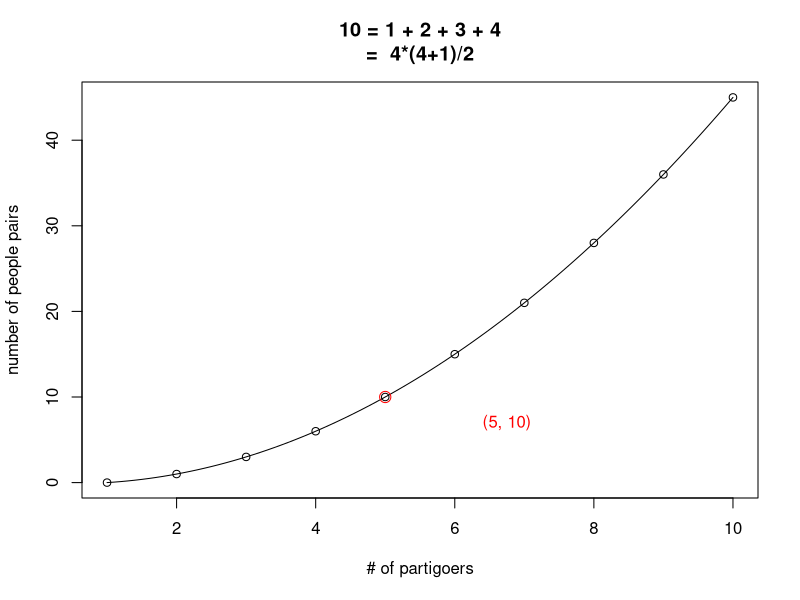

This chart was generated by the following R code:

# TRIANGLE NUMBER GRAPH
plot(Num<-1:10,  Num*(Num-1)/2, xlab="# of partigoers", 
     ylab="number of people pairs")

lines(Num<-seq(1,10, by=0.1),  Num*(Num-1)/2)
points(5, 10, col='red', cex=1.5)
text(x = 5 + 1.75, y=5*4/2 - 3, labels="(5, 10)", 
     col='red')
title('10 = 1 + 2 + 3 + 4\n=  4*(4+1)/2')
     